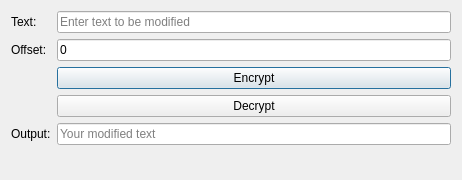
<?xml version="1.0" encoding="UTF-8"?>
<ui version="4.0">
 <class>cae</class>
 <widget class="QDialog" name="cae">
  <property name="geometry">
   <rect>
    <x>0</x>
    <y>0</y>
    <width>462</width>
    <height>180</height>
   </rect>
  </property>
  <property name="windowTitle">
   <string>Caesar's Cipher</string>
  </property>
  <property name="sizeGripEnabled">
   <bool>false</bool>
  </property>
  <property name="modal">
   <bool>false</bool>
  </property>
  <layout class="QFormLayout" name="formLayout">
   <item row="0" column="0">
    <widget class="QLabel" name="text_enc">
     <property name="text">
      <string>Text:</string>
     </property>
    </widget>
   </item>
   <item row="0" column="1">
    <widget class="QLineEdit" name="textBox_enc">
     <property name="placeholderText">
      <string>Enter text to be modified</string>
     </property>
    </widget>
   </item>
   <item row="2" column="0">
    <widget class="QLabel" name="label_2">
     <property name="text">
      <string>Offset:</string>
     </property>
    </widget>
   </item>
   <item row="2" column="1">
    <widget class="QLineEdit" name="offset">
     <property name="text">
      <string>0</string>
     </property>
     <property name="placeholderText">
      <string>Enter Offset</string>
     </property>
    </widget>
   </item>
   <item row="3" column="1">
    <widget class="QPushButton" name="encrypt">
     <property name="text">
      <string>Encrypt</string>
     </property>
    </widget>
   </item>
   <item row="4" column="1">
    <widget class="QPushButton" name="decrypt">
     <property name="text">
      <string>Decrypt</string>
     </property>
    </widget>
   </item>
   <item row="5" column="0">
    <widget class="QLabel" name="label">
     <property name="text">
      <string>Output:</string>
     </property>
    </widget>
   </item>
   <item row="5" column="1">
    <widget class="QLineEdit" name="textBox_enc_2">
     <property name="placeholderText">
      <string>Your modified text</string>
     </property>
    </widget>
   </item>
  </layout>
 </widget>
 <resources/>
 <connections/>
</ui>
